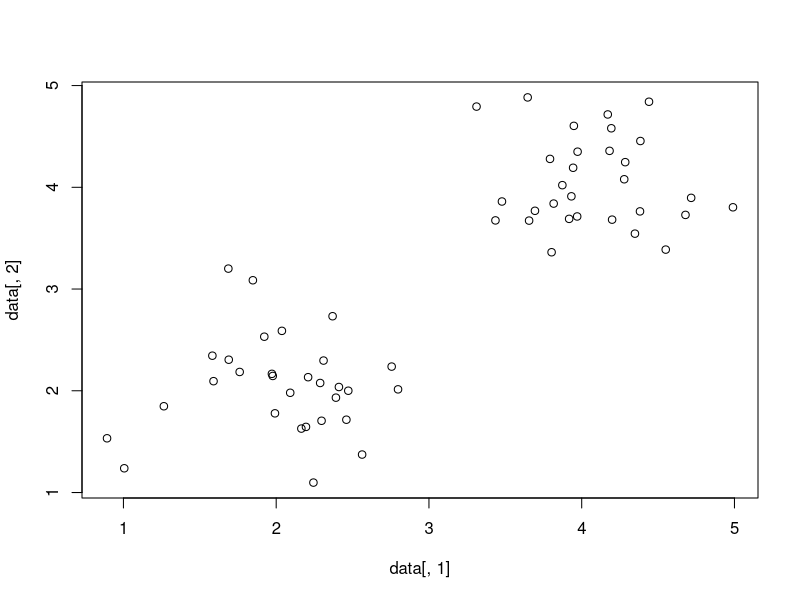

Here is the R script that generated this plot: (Note: this script raises an error after producing the figure.)
#### HW5 #######
library(quadprog)
library(ggplot2)

set.seed(1)

# simulated data with separable case 
# generate data 
x1 <- c(rnorm(n = 30, mean = 2, sd = 0.5), 
        rnorm(n = 30, mean = 4, sd = 0.5))

x2 <- c(rnorm(n = 30, mean = 2, sd = 0.5), 
        rnorm(n = 30, mean = 4, sd = 0.5))

data <- data.frame(x1, x2)
X <- cbind(x1, x2)

y <- c(rep(-1, 30), rep(1, 30))
data <- cbind(x1, x2, y)

plot(data[,1], data[,2])

# SVM dual formulation: min 0.5*t(a)*D*a - sum(a) 
# constraints: t(y)*a = 0 and all a >= 0 

# calculate D matrix with Dij = yiyjt(xj)xi symmetric 
D <- matrix(0, 60, 60)

# fill in the symmetric matrix D 
for (i in 1:60) {
  for (j in 1:i) {
    D[i, j] <- sum(data[i, -3]*data[j, -3]) * data[i, 3] * data[j, 3]
    D[j, i] <- D[i, j]
  }
}

# solve with quadratic solver
# solve.QP(Dmat, dvec, Amat, bvec, meq=0, factorized=FALSE)
dvec <- rep(1, 60)

# add perturbance to work around the semi-positive definite matrix D, 
# which cannot be calculated through quadprog
eps <- 1e-7
Dmat <- D + diag(rep(eps, 60))
is.positive.definite(Dmat)

# set equality constrait: t(y)*a = 0
A.eq <- rbind(data[,3])
b.eq <- 0

A.ineq <-diag(60) 
b.ineq <- rep(0, 60)

sol <- solve.QP(Dmat = Dmat,
                dvec = dvec,
                Amat = t(rbind(A.eq, A.ineq)),
                bvec = c(b.eq, b.ineq),
                meq = 1) # this argument says the first "meq" rows of Amat are equalities

# calculate intercept 
alpha <- sol$solution

# get the data point where alpha > 0 and thus the support vectors
sv.index <- which(alpha > 1e-6)
alpha_pos <- alpha[alpha>1e-6]

# support vector samples
sv <- data[c(sv.index), ]

# calculate beta from alpha > 0
b <- t(sv[,-3]) %*% (alpha_pos * sv[, 3])

# vector length of b 
len_b <- sqrt(sum(b^2))

# calculate b0 for each sample 
b0_all <- sv[, 3] - sv[, -3] %*% b

# average all the b0 
b0 <- mean(b0_all)


# label the support vector 
group <- c(rep(0, 60))
group[c(8, 54)] <- 1

a <- data.frame(cbind(data, group))
ggplot(data = a, aes(x = x1, y = x2, color = as.factor(group))) +
  geom_point() +
  geom_abline(intercept = -b0/b[2,1], slope = -b[1,1]/b[2,1]) +
  geom_abline(intercept = -(b0-1)/b[2,1], slope = -b[1,1]/b[2,1], color = "lightblue") +
  geom_abline(intercept = -(b0+1)/b[2,1], slope = -b[1,1]/b[2,1], color = "lightblue") +
  labs(color = "Support Vector") +
  theme_minimal() + 
  labs(title = "Support Vector Classifier with Separable Case")



